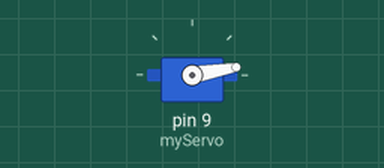
A sketch run on a simulated Arduino Uno, built with avr-gcc and run on an emulated ATmega328P. Shown: servo.

Above: at 0.05 s.
At 8.95 s:
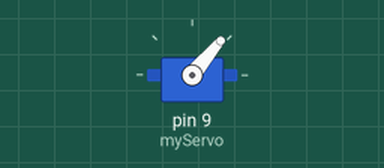
At 17.95 s:
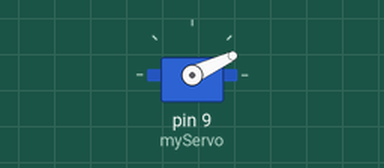
Timing chart, 0 to 26.0 s (numbered marks = the images above):
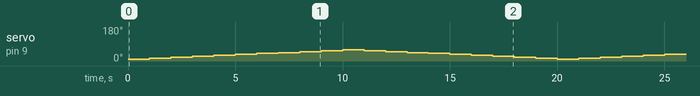

The sketch:

ServoSeriale.ino
```cpp
#include <Servo.h>

Servo myServo;
int val = 10;
int angle;
void setup() {
  myServo.attach(9);
  Serial.begin(9600);
}

void loop() {

  for(int i = 0; i < 10; i++){
  myServo.write(val);
  val += 5;
  delay(1000);
  }

  for(int i = 0; i < 10; i++){
  myServo.write(val);
  val -= 5;
  delay(1000);
  }
}
```
